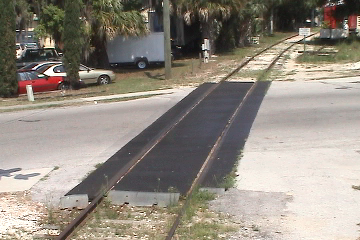
#> input picture 16_smartCCTV_project/Data/GroundtruthSeq/RawImages/seq00.avi0007.bmp, 360 x 240 px, found by its file name
$ jupyter execute --allow-errors Untitled.ipynb
#> lines starting #> are read from the running program, lines starting #| are printed output that depends on the picture; pictures that were not available may be replaced by others from this repository, and a replacement may not be noted
[cell 1]
import cv2
import numpy as np
import os
import matplotlib.pyplot as plt

[cell 2]
def f_keepLargeComponents(I,th):
    R = np.zeros(I.shape)<0
    unique_labels = np.unique(I.flatten())
    for label in unique_labels:
        if label == 0:
            pass
        else:
            I2 = I==label
            if np.sum(I2)>th:
                R = R | I2
    return np.float32(255*R)

[cell 3]
import cvlib as cv
from cvlib.object_detection import draw_bbox
def f_saveSeq(C,counter,th,outPutPath):
    if len(C)<th:
        pass
    else:
        k = 1
        for frame in C:
            imName = str(counter)+'_'+ str(k)+'.jpg'
            finalPath = os.path.join(outPutPath,imName)
            bbox,labels,conf = cv.detect_common_objects(frame)
            frame = draw_bbox(frame,bbox,labels,conf)
            cv2.imwrite(finalPath,frame)
            k += 1

[cell 4]
def f_displaySeq(outPutPath):
    for imName in os.listdir(outPutPath):
        frame = cv2.imread(os.path.join(outPutPath,imName))
        frame = cv2.resize(frame,dsize=(600,400))
        cv2.imshow('Display',frame)
        k = cv2.waitKey(30) & 0xff
        if k == 27:
            break
    cv2.destroyAllWindows()

[cell 5]
pth = r'C:\Users\Abdul Samad\Downloads\fr\Code and Data\16_smartCCTV_project\Data\newdata'
#> (the rest of this cell did not finish here and is left out)

[cell 6]
imPath = r'C:\Users\Abdul Samad\Downloads\fr\Code and Data\16_smartCCTV_project\Data\GroundtruthSeq\RawImages'
#imPath = r'C:\Users\Abdul Samad\Downloads\fr\Code and Data\16_smartCCTV_project\Data\Campus'
#imPath = r'C:\Users\Abdul Samad\Downloads\fr\Code and Data\16_smartCCTV_project\Data\ShoppingMall_resized'
fgModel = cv2.createBackgroundSubtractorMOG2()
leastNumOfFrames = 5
idx = []
C = []
counter = 0
outPutPath = r'C:\Users\Abdul Samad\Downloads\fr\Code and Data\16_smartCCTV_project\Data\newdata'
for imName in os.listdir(imPath):
    counter += 1
    frame = cv2.imread(os.path.join(imPath,imName))
#> frame is the input picture: shape (240, 360, 3); mean B, G, R 129.5, 139.6, 147.2
    frame = cv2.resize(frame,dsize=(600,400))
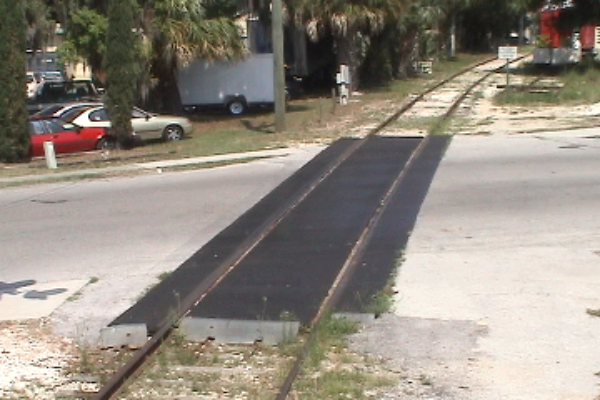
#> frame: shape (400, 600, 3); mean B, G, R 129.4, 139.5, 147.1
    fgmask = fgModel.apply(frame)
#> fgmask: shape (400, 600); every value is 127
    K_r = cv2.getStructuringElement(cv2.MORPH_RECT,(3,3))
    fgmask = cv2.morphologyEx(np.float32(fgmask),cv2.MORPH_OPEN,K_r)
#> fgmask: shape (400, 600) float32; every value is 127
    num_labels,labels_im = cv2.connectedComponents(np.array(fgmask>0,np.uint8))
#> labels_im: shape (400, 600) int32; every value is 1
#> num_labels = 2
    fgmask = f_keepLargeComponents(labels_im,1000)
#> in f_keepLargeComponents, `unique_labels = np.unique(I.flatten())`: unique_labels = [1]
#> the loop in f_keepLargeComponents, `for label in unique_labels:` made 1 pass
#> in f_keepLargeComponents, `return np.float32(255*R)`: returned value: shape (400, 600) float32; every value is 255
    if np.sum(fgmask)>0:
        idx.append(counter)
        C.append(frame)
    if len(idx) >= 2 and idx[-1] > idx[-2]+1:
        f_saveSeq(C,counter,leastNumOfFrames,outPutPath)
        idx = []
        C = []
    F = np.zeros(frame.shape,np.uint8)
    F[:,:,0],F[:,:,1],F[:,:,2] = fgmask, fgmask,fgmask
#> F: shape (400, 600, 3); every value is 255
    F2 = np.hstack((frame,F))
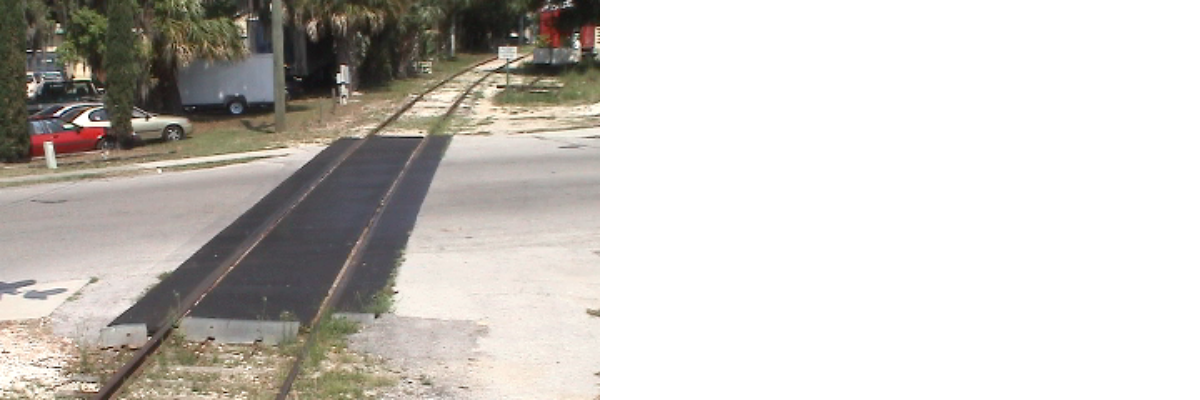
#> F2: shape (400, 1200, 3); mean B, G, R 192.2, 197.3, 201.1
    cv2.imshow('Display',F2)
    k = cv2.waitKey(5) & 0xff
#> (key Esc is pressed here)
    if k == 27:
        break
f_saveSeq(C,counter,leastNumOfFrames,outPutPath)
cv2.destroyAllWindows()

[cell 7]
vidPath = r'C:\Users\Abdul Samad\Downloads\fr\Code and Data\16_smartCCTV_project\Data\sroom4.avi'
cap = cv2.VideoCapture(vidPath)
while(1):
    ret, frame = cap.read()
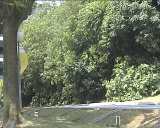
#> input picture 16_smartCCTV_project/Data/Campus/trees1044.bmp, 160 x 128 px, given in place of sroom4.avi, which was not available
#> frame is the input picture: shape (128, 160, 3); mean B, G, R 99.7, 122.8, 114.9
    frame = cv2.resize(frame,dsize=(600,400))
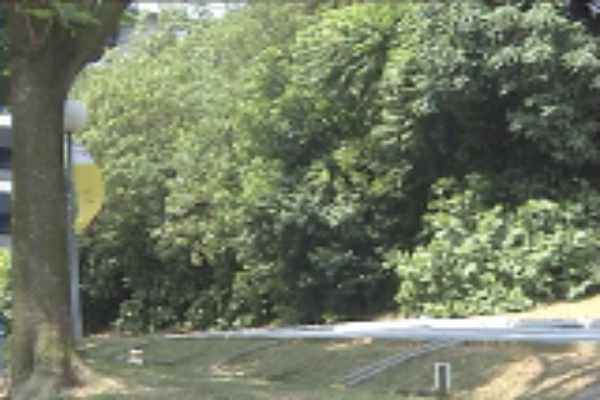
#> frame: shape (400, 600, 3); mean B, G, R 99.6, 122.7, 114.7
    cv2.imshow('Display',frame)
    k = cv2.waitKey(30) & 0xff
#> (key Esc is pressed here)
    if k == 27:
        break
cap.release()
cv2.destroyAllWindows()

[cell 8]
B = cv2.imread(r'C:\Users\Abdul Samad\Downloads\fr\Code and Data\16_smartCCTV_project\Data\GroundtruthSeq\B.bmp')
I = cv2.imread(r'C:\Users\Abdul Samad\Downloads\fr\Code and Data\16_smartCCTV_project\Data\GroundtruthSeq\I.bmp')

[cell 9]
plt.subplot(121)
#> (the rest of this cell did not finish here and is left out)

#> (a cell that did not finish here is left out)

[cell 11]
B = np.float32(B)
#> B = nan
I = np.float32(I)
#> I = nan

[cell 12]
C = (I-B)**2
#> C = nan
